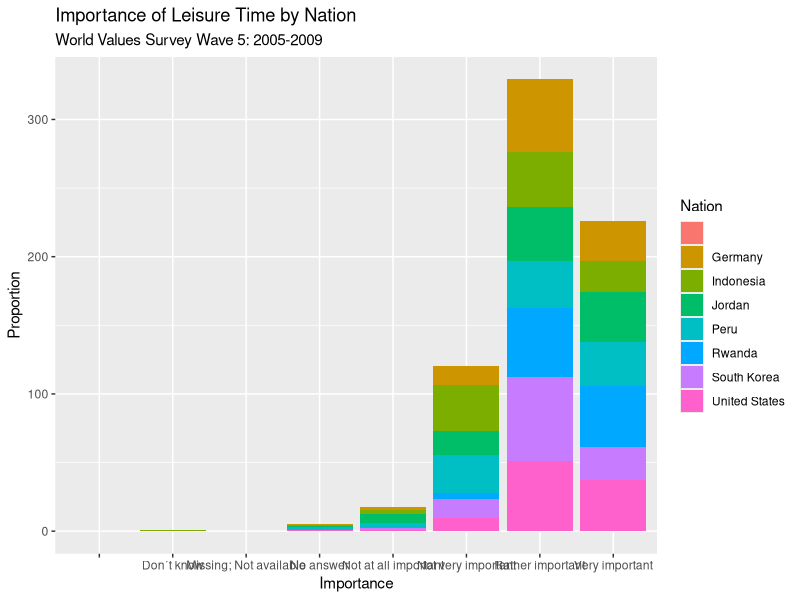

Recreate this plot in R.
## ---- chunk 1
knitr::opts_chunk$set(echo = FALSE,warning = FALSE, message = FALSE)
## ---- chunk 2
library(readxl)
library(ggplot2)
library(tidyverse)
## ---- chunk 3
data <- read.csv("world_values_data_4.csv")
## ---- chunk 4
data %>% group_by(Importance) %>%
  ggplot(aes(x=Importance, y=Proportion, fill = Nation)) +
  geom_col() +
  labs(title="Importance of Leisure Time by Nation", subtitle ="World Values Survey Wave 5: 2005-2009")
